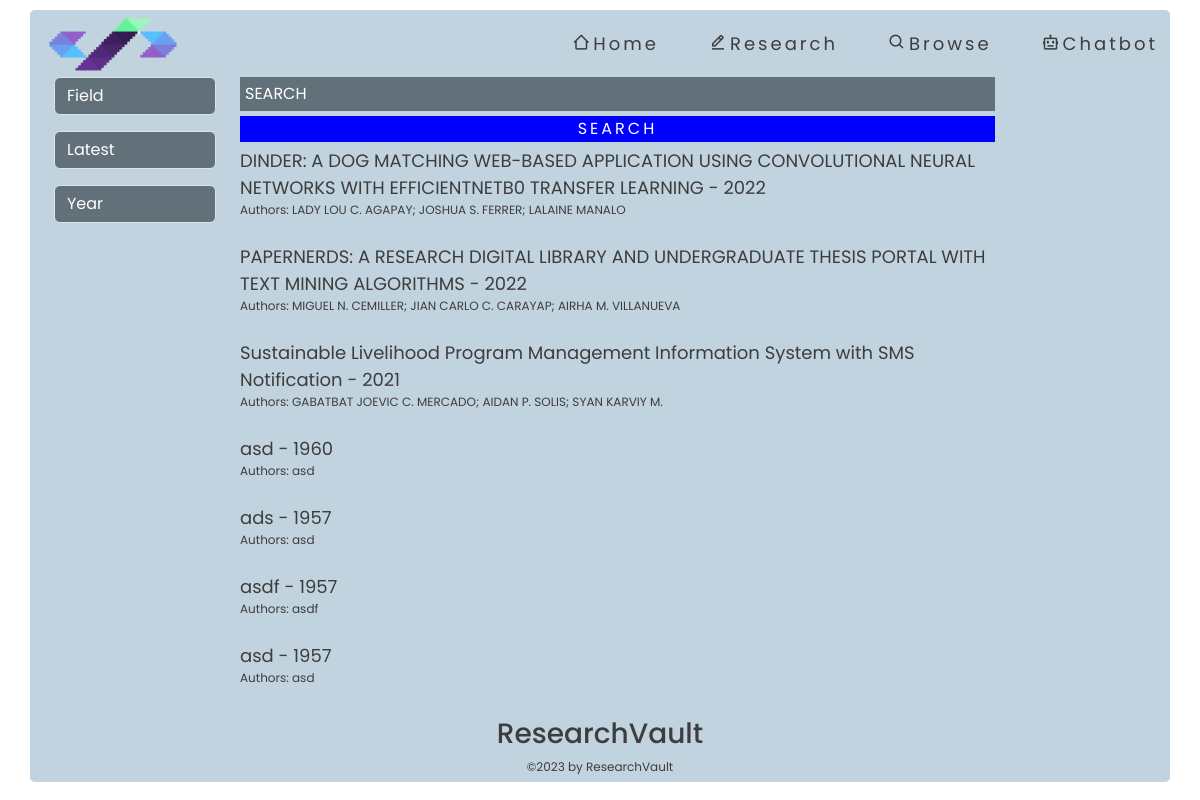
The app's page /browse, older data.
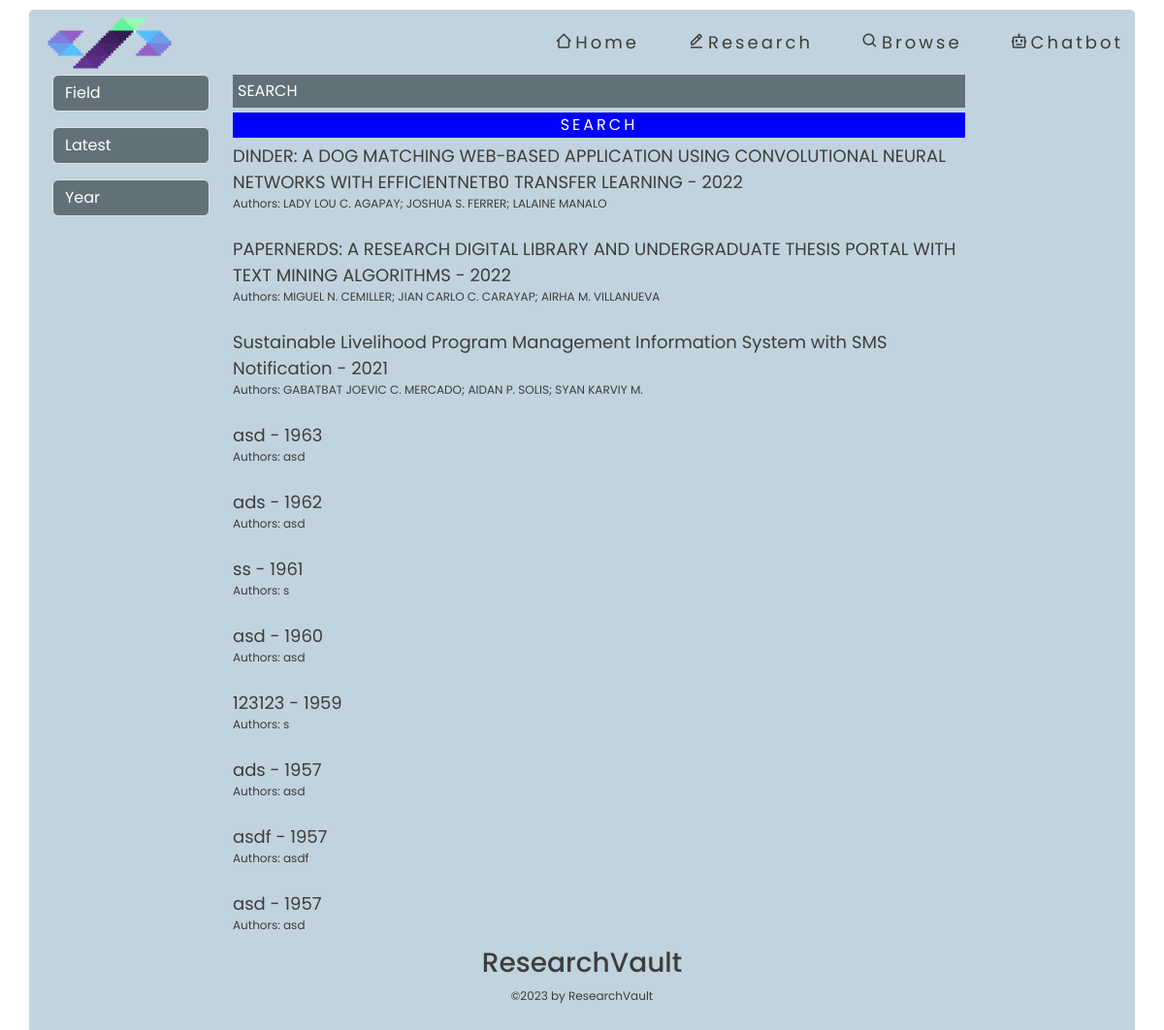
The same page, newer data.
### tables this page shows
CREATE TABLE "uploads" (
	"id"	INTEGER,
	"title"	TEXT,
	"authors"	TEXT,
	"publicationDate"	TEXT,
	"thesisAdvisor"	TEXT,
	"department"	TEXT,
	"degree"	TEXT,
	"subjectArea"	TEXT,
	"abstract"	REAL,
	"file_path"	TEXT,
	"converted_file_path"	TEXT,
	PRIMARY KEY("id" AUTOINCREMENT)
);

### app.py (the view)
@app.route('/browse', methods=['GET'])
def browse():
    try:
        db_conn = DBConnection('database.db')
        selected_sort = request.args.get('sort', 'latest')
        selected_field = request.args.get('field', '')
        selected_year = request.args.get('year', '')
        search_query = request.args.get('search', '')  # Get the search query from the query parameters
        items, unique_subject_areas, unique_years = db_conn.fetch_publications(
            selected_sort, selected_field, selected_year, search_query)
        db_conn.close_connection()
        return render_template('browse.html', items=items, subject_areas=unique_subject_areas,
                               unique_years=unique_years, selected_sort=selected_sort,
                               selected_field=selected_field, selected_year=selected_year,
                               search_query=search_query)
    except Exception as e:
        print("Error browsing publications:", e)
        return render_template('404.html')

### db_connection.py (called while the page is built)
    def get_db(self):
        db = getattr(g, '_database', None)
        if db is None:
            db = g._database = sqlite3.connect(self.DB)
        return db

    def close_connection(self):
        db = getattr(g, '_database', None)
        if db is not None:
            db.close()

### templates/browse.html (shortened to what this page needs)
<!DOCTYPE html>
<html lang="en">
<head>
    <link rel="stylesheet" type="text/css" href="{{ url_for('static', filename='css/browse.css') }}">
    <link href='https://unpkg.com/boxicons@2.1.4/css/boxicons.min.css' rel='stylesheet'>
    <link href="https://cdn.jsdelivr.net/npm/bootstrap@5.3.0/dist/css/bootstrap.min.css" rel="stylesheet">
</head>
<body>
    <div class="browse-container container">
        <div class="browse-navbar d-flex justify-content-between align-items-center">
            <img src="static/pics/logo.png" class="img-fluid">
            <div class="browse-right">
                <a href="/" id="home-browse"><i class='bx bx-home-alt-2'></i>Home</a>
                <a href="/research" id="edit-browse"><i class='bx bx-edit-alt'></i>Research</a>
                <a href="/browse" id="browse-browse"><i class='bx bx-search' ></i>Browse</a>
                <a href="/chatbot" id="chatbot-browse"><i class='bx bx-bot'></i></i>Chatbot</a>
            </div>
        </div>
            <div class="browse-content d-flex flex-column flex-grow-1">
                <div class="search-results d-flex flex-column">
                    <div class="container-fluid">
                        <div class="row">
                            <div class="col-md-2">
                                <div class="browse-filter">
                                    <select id="field" class="form-select mb-3" onchange="filterItems()">
                                        <option value="">Field</option>
                                    </select>
                                    <select id="sort" class="form-select mb-3" onchange="filterItems()">
                                        <option value="latest" {% if selected_sort == 'latest' %}selected{% endif %}>Latest</option>
                                    </select>
                                    <input type="number" id="year-input" min="2000" max="2023" step="1" list="year-list" placeholder="Year" class="form-control mb-3" value="{{ selected_year }}" onchange="filterItems()">
                                </div>
                            </div>
                              <div class="col-md-10">
                                <div class="col-md-10">
                                    <div class="browse-result d-flex flex-column">
                                        <input type="search" id="search-input" placeholder="SEARCH" value="{{ search_query }}">
                                        <button type="submit" id="search-button">SEARCH</button>
                                        {% for item in items %}
                                        <a class="browse-item" href="{{ url_for('publication_detail', item_id=item.id) }}" data-subjectArea="{{ item.subjectArea }}">
                                            {{ item.title }} - {{ item.year }}
                                            <p>Authors: {{ item.authors }}</p>
                                        </a>
                                        {% endfor %}
                                    </div>
                                </div>
                            </div>
                            </div>
                            </div>
                            </div>
                            <footer class="text-center">
                                <h3>ResearchVault</h3>
                                <p>©2023 by ResearchVault</p>
                            </footer>
                            </div>
                            </div>
</body>
</html>

### static/css/browse.css (style rules this page uses)
* { font-family: 'Poppins', sans-serif; }
body { display: flex; padding: 10px; height: 100vh; color: rgb(61, 61, 61)!important; }
.container { height: 99%; border-radius: 5px; background: rgba(167, 193, 209, 0.7) !important; color: rgb(61, 61, 61)!important; }
img { max-width: 100%; width: 150px; }
a { text-decoration: none !important; color: rgb(61, 61, 61)!important; font-size: clamp(0.75rem, 0.2813rem + 1.5vw, 1.125rem); }
.browse-right { display: flex; font-size: clamp(0.9375rem, 0.5469rem + 1.25vw, 1.25rem); gap: 50px; letter-spacing: 3px; }
input, select { background: #627179 !important; border: none; outline: none; color: white !important; }
input::placeholder { color: white !important; }
input[type="search"] { padding: 5px; margin-bottom: 5px; }
#search-button { background-color: blue !important; border: none !important; color: white !important; outline: none !important; letter-spacing: 3px; transition: all 0.3s linear; margin-bottom: 5px; }
h3 { font-size: clamp(0.75rem, 0.2813rem + 1.5vw, 1.125rem); }
p { font-size: clamp(0.625rem, 0.4688rem + 0.5vw, 0.75rem); }
.browse-filter { display: block; }
.browse-item { display: block; text-decoration: none; color: #000; margin-bottom: 8px; transition: all 0.3s linear; }

Row changes from the older to the newer data that the page shows:
added uploads: title "asd", year "1963", authors "asd"
added uploads: title "ads", year "1962", authors "asd"
added uploads: title "ss", year "1961", authors "s"
added uploads: title "123123", year "1959", authors "s"
